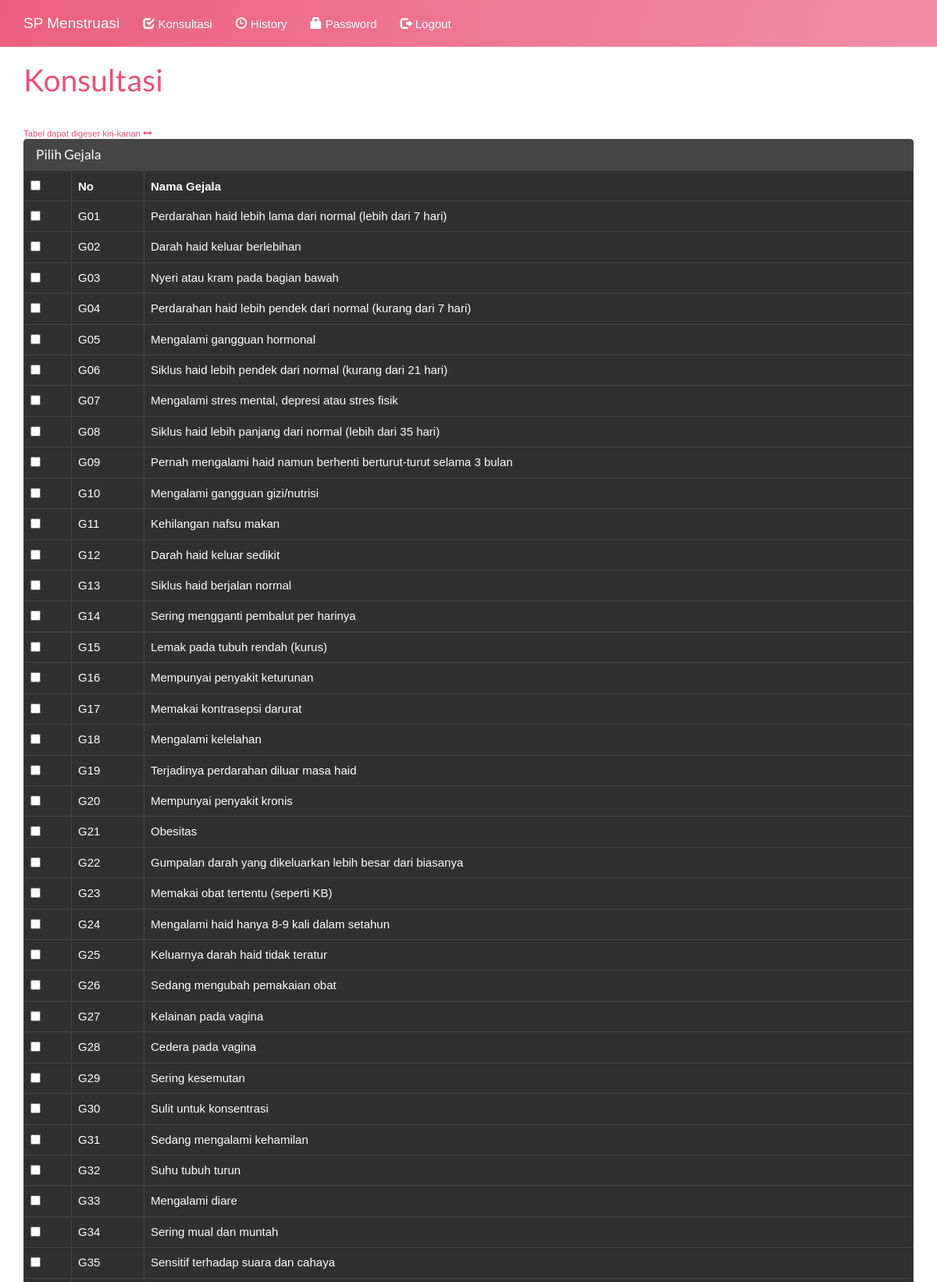
/index.php?m=konsultasi (signed in, upper part), run on the app's committed database.
### tables this page shows
CREATE TABLE `tb_gejala` (
  `kode_gejala` varchar(16) NOT NULL,
  `nama_gejala` varchar(255) DEFAULT NULL,
  `nomor` int(11) NOT NULL
);

### config.php (called while the page is built)
<?php
$config["server"] = 'localhost';
$config["username"] = 'root';
$config["password"] = '';
$config["database_name"] = 'spmk3213_es_menstruasi';

### functions.php (called while the page is built, shortened)
<?php
include 'config.php';
include 'includes/db.php';
$db = new DB($config['server'], $config['username'], $config['password'], $config['database_name']);

### includes/db.php (called while the page is built, shortened)
<?php
class DB
{
	var $conn = null;
	public function __construct($host, $username, $passwd, $dbname)
	{
		$this->conn = mysqli_connect($host, $username, $passwd, $dbname);
	}
	public function query($sql)
	{
		$query = mysqli_query($this->conn, $sql) or die('<pre>Error mysqli_query: ' . mysqli_error($this->conn) . '<br />' . $sql . '</pre>');
		return $query;
	}
	public function get_results($sql)
	{
		$query = $this->query($sql);
		$arr = array();
		while ($row = mysqli_fetch_object($query)) {
			$arr[] = $row;
		}
		return $arr;
	}
}

### konsultasi.php (the view, shortened to what this page needs)
<div class="page-header">
    <h1>Konsultasi</h1>
</div>
<?php
$success = false;
if (!$success) : ?>
    <sub>Tabel dapat digeser kiri-kanan <span class="glyphicon glyphicon-resize-horizontal"></span></sub>
    <form action="?m=konsultasi" method="post">
        <div class="panel panel-default">
            <div class="panel-heading">
                <h3 class="panel-title">Pilih Gejala</h3>
            </div>
            <div class="table-responsive">
                <table class="table table-bordered table-hover color-white">
                    <thead>
                        <tr>
                            <th><input type="checkbox" id="checkAll" /></th>
                            <th>No</th>
                            <th>Nama Gejala</th>
                        </tr>
                    </thead>
                    <?php
                    $rows = $db->get_results("SELECT * FROM tb_gejala ORDER BY kode_gejala");
                    foreach ($rows as $row) : ?>
                        <tr>
                            <td><input type="checkbox" name="selected[]" value="<?= $row->kode_gejala ?>" /></td>
                            <td><?= $row->kode_gejala ?></td>
                            <td><?= $row->nama_gejala ?></td>
                        </tr>
                    <?php endforeach; ?>
                </table>
            </div>
        </div>
    </form>
<?php endif ?>

### assets/css/general.css (style rules this page uses)
html { position: relative; min-height: 100%; }
body { margin-bottom: 70px; }
.page-header { margin-top: 0; padding-bottom: 0; }
.page-header h1 { margin-top: 0; }

### assets/style.css (style rules this page uses)
* { padding: 0; margin: 0; text-decoration: none !important; list-style: none; font-family: "DM Sans", sans-serif; scroll-behavior: smooth; }
body { background-color:#ffffff; color: #ea5273; }
.color-white { color:#ffffff; }

### data on the page
tb_gejala: kode_gejala "G01", nama_gejala "Perdarahan haid lebih lama dari normal (lebih dari 7 hari)"
tb_gejala: kode_gejala "G02", nama_gejala "Darah haid keluar berlebihan"
tb_gejala: kode_gejala "G03", nama_gejala "Nyeri atau kram pada bagian bawah"
tb_gejala: kode_gejala "G04", nama_gejala "Perdarahan haid lebih pendek dari normal (kurang dari 7 hari)"
tb_gejala: kode_gejala "G05", nama_gejala "Mengalami gangguan hormonal"
tb_gejala: kode_gejala "G06", nama_gejala "Siklus haid lebih pendek dari normal (kurang dari 21 hari)"
tb_gejala: kode_gejala "G07", nama_gejala "Mengalami stres mental, depresi atau stres fisik"
tb_gejala: kode_gejala "G08", nama_gejala "Siklus haid lebih panjang dari normal (lebih dari 35 hari)"
tb_gejala: kode_gejala "G09", nama_gejala "Pernah mengalami haid namun berhenti berturut-turut selama 3 bulan"
tb_gejala: kode_gejala "G10", nama_gejala "Mengalami gangguan gizi/nutrisi"
tb_gejala: kode_gejala "G11", nama_gejala "Kehilangan nafsu makan"
tb_gejala: kode_gejala "G12", nama_gejala "Darah haid keluar sedikit"
tb_gejala: kode_gejala "G13", nama_gejala "Siklus haid berjalan normal"
tb_gejala: kode_gejala "G14", nama_gejala "Sering mengganti pembalut per harinya"
tb_gejala: kode_gejala "G15", nama_gejala "Lemak pada tubuh rendah (kurus)"
tb_gejala: kode_gejala "G16", nama_gejala "Mempunyai penyakit keturunan"
tb_gejala: kode_gejala "G17", nama_gejala "Memakai kontrasepsi darurat"
tb_gejala: kode_gejala "G18", nama_gejala "Mengalami kelelahan"
tb_gejala: kode_gejala "G19", nama_gejala "Terjadinya perdarahan diluar masa haid"
tb_gejala: kode_gejala "G20", nama_gejala "Mempunyai penyakit kronis"
tb_gejala: kode_gejala "G21", nama_gejala "Obesitas"
tb_gejala: kode_gejala "G22", nama_gejala "Gumpalan darah yang dikeluarkan lebih besar dari biasanya"
tb_gejala: kode_gejala "G23", nama_gejala "Memakai obat tertentu (seperti KB)"
tb_gejala: kode_gejala "G24", nama_gejala "Mengalami haid hanya 8-9 kali dalam setahun"
tb_gejala: kode_gejala "G25", nama_gejala "Keluarnya darah haid tidak teratur"
tb_gejala: kode_gejala "G26", nama_gejala "Sedang mengubah pemakaian obat"
tb_gejala: kode_gejala "G27", nama_gejala "Kelainan pada vagina"
tb_gejala: kode_gejala "G28", nama_gejala "Cedera pada vagina"
tb_gejala: kode_gejala "G29", nama_gejala "Sering kesemutan"
tb_gejala: kode_gejala "G30", nama_gejala "Sulit untuk konsentrasi"
tb_gejala: kode_gejala "G31", nama_gejala "Sedang mengalami kehamilan"
tb_gejala: kode_gejala "G32", nama_gejala "Suhu tubuh turun"
tb_gejala: kode_gejala "G33", nama_gejala "Mengalami diare"
tb_gejala: kode_gejala "G34", nama_gejala "Sering mual dan muntah"
tb_gejala: kode_gejala "G35", nama_gejala "Sensitif terhadap suara dan cahaya"
